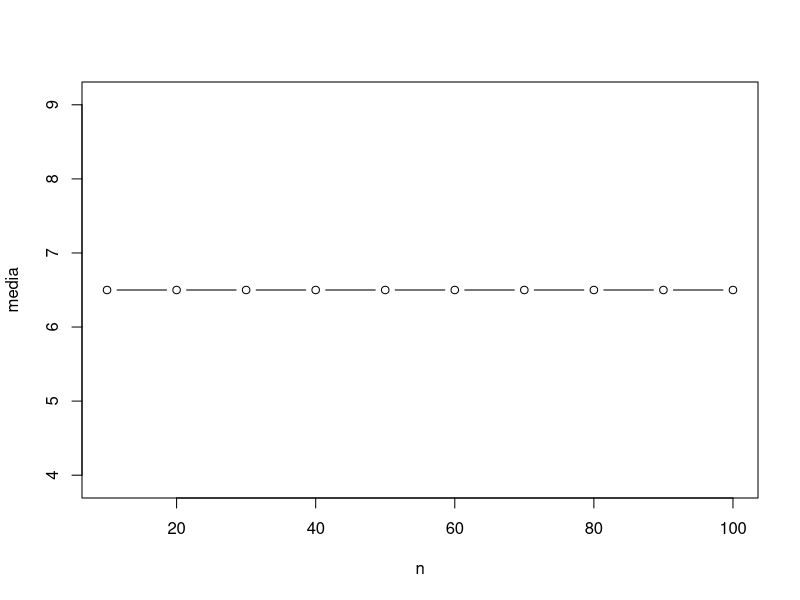
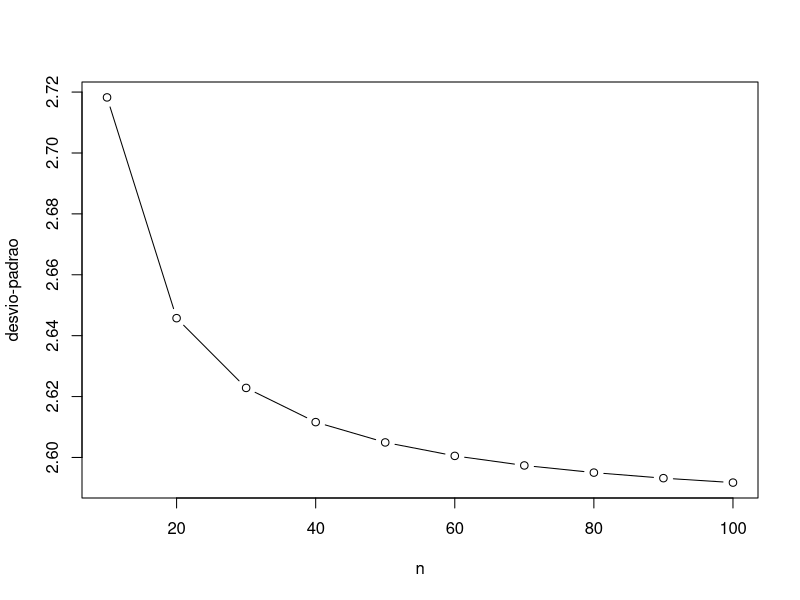

The R source for these figures, in order:
v <- round(runif(10,1,10))
print(v)
n <- c()
m <- c()
s <- c()
o.v <- v
for (i in 1:10)
{
  n <- c(n,length(v))
  m <- c(m,mean(v))
  s <- c(s,sd(v))
  v <- c(v,o.v)
}
plot(n,m,xlab="n",ylab="media",type="b")
plot(n,s,xlab="n",ylab="desvio-padrao",type="b")
